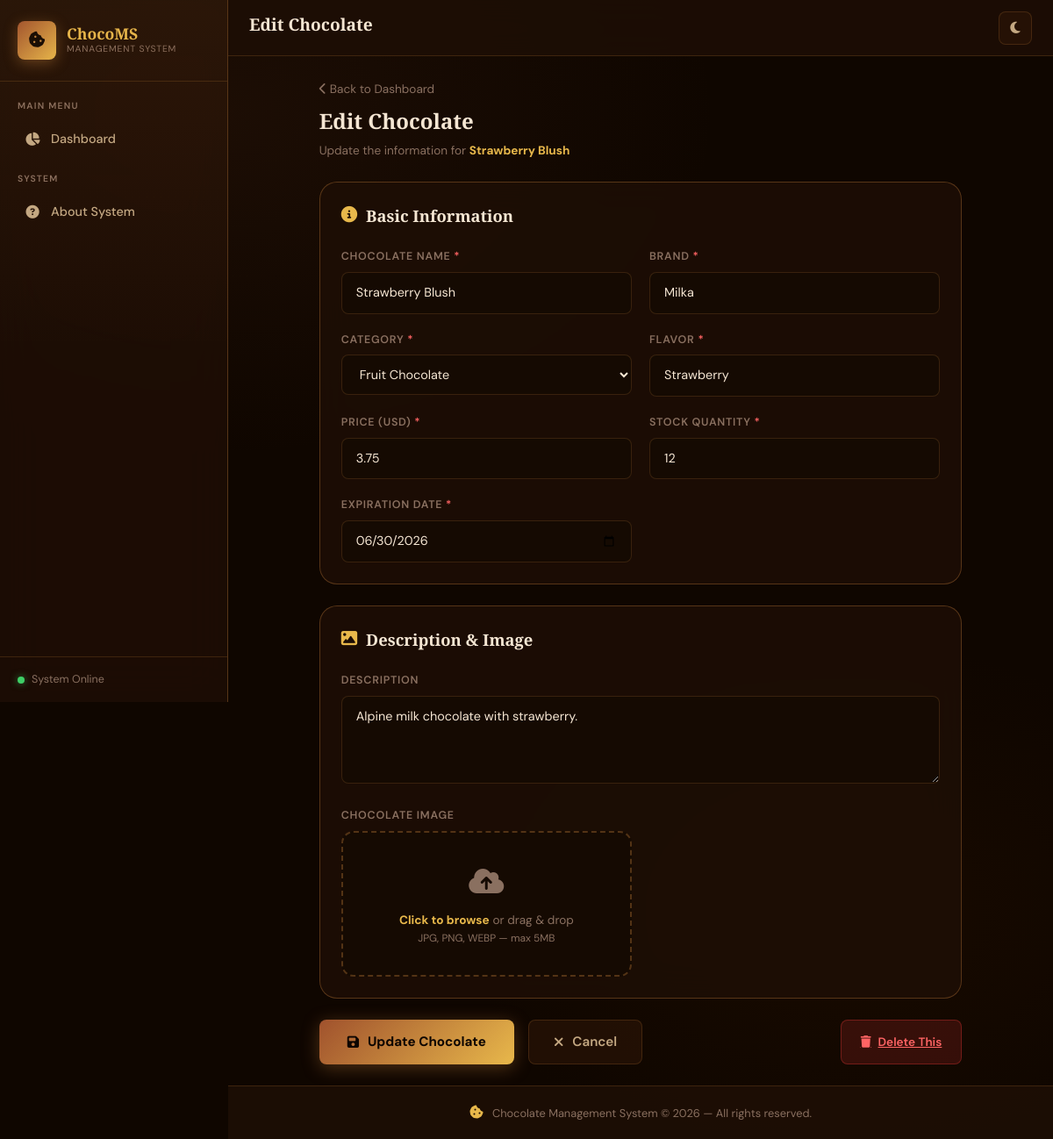
The page /edit.php?id=9 on the database its author committed.
### tables this page shows
CREATE TABLE `chocolates` (
    `id`              INT(11)        NOT NULL AUTO_INCREMENT,
    `name`            VARCHAR(150)   NOT NULL,
    `brand`           VARCHAR(100)   NOT NULL,
    `category`        VARCHAR(100)   NOT NULL,
    `flavor`          VARCHAR(100)   NOT NULL,
    `price`           DECIMAL(10,2)  NOT NULL DEFAULT 0.00,
    `quantity`        INT(11)        NOT NULL DEFAULT 0,
    `expiration_date` DATE           NOT NULL,
    `description`     TEXT,
    `image`           VARCHAR(255)   DEFAULT NULL,
    `date_added`      TIMESTAMP      NOT NULL DEFAULT CURRENT_TIMESTAMP,
    PRIMARY KEY (`id`)
);

### edit.php (the view, shortened to what this page needs)
<?php
require_once 'db.php';
$id = isset($_GET['id']) ? (int)$_GET['id'] : 0;
$stmt = $conn->prepare("SELECT * FROM chocolates WHERE id = ?");
$stmt->bind_param('i', $id);
$stmt->execute();
$result = $stmt->get_result();
$ch = $result->fetch_assoc();
require_once 'components/header.php';
?>
<div class="row justify-content-center">
    <div class="col-12 col-xl-10">
        <div class="d-flex align-items-center gap-3 mb-2">
            <a href="index.php" style="color:var(--text-muted);text-decoration:none;font-size:.85rem;">
                <i class="fa-solid fa-chevron-left"></i> Back to Dashboard
            </a>
        </div>
        <div class="section-heading">Edit Chocolate</div>
        <div class="section-sub">Update the information for <strong style="color:var(--gold)"><?= htmlspecialchars($ch['name']) ?></strong></div>
        <form method="POST" enctype="multipart/form-data" novalidate>
            <div class="glass-card">
                <div class="card-title mb-4"><i class="fa-solid fa-circle-info"></i> Basic Information</div>
                <div class="form-grid">
                    <div class="field-wrap">
                        <label class="field-label" for="name">Chocolate Name <span style="color:#ff6464">*</span></label>
                        <input type="text" id="name" name="name" class="field-input"
                               value="<?= htmlspecialchars($ch['name']) ?>" required>
                    </div>
                    <div class="field-wrap">
                        <label class="field-label" for="brand">Brand <span style="color:#ff6464">*</span></label>
                        <input type="text" id="brand" name="brand" class="field-input"
                               value="<?= htmlspecialchars($ch['brand']) ?>" required>
                    </div>
                    <div class="field-wrap">
                        <label class="field-label" for="category">Category <span style="color:#ff6464">*</span></label>
                        <select id="category" name="category" class="field-select">
                            <?php
                            $categories = ['Dark Chocolate','Milk Chocolate','White Chocolate','Praline',
                                           'Caramel Chocolate','Nut Chocolate','Fruit Chocolate','Mint Chocolate','Other'];
                            foreach ($categories as $c):
                                $sel = ($ch['category'] === $c) ? 'selected' : '';
                            ?>
                            <option value="<?= $c ?>" <?= $sel ?>><?= $c ?></option>
                            <?php endforeach; ?>
                        </select>
                    </div>
                    <div class="field-wrap">
                        <label class="field-label" for="flavor">Flavor <span style="color:#ff6464">*</span></label>
                        <input type="text" id="flavor" name="flavor" class="field-input"
                               value="<?= htmlspecialchars($ch['flavor']) ?>" required>
                    </div>
                    <div class="field-wrap">
                        <label class="field-label" for="price">Price (USD) <span style="color:#ff6464">*</span></label>
                        <input type="number" id="price" name="price" step="0.01" min="0" class="field-input"
                               value="<?= htmlspecialchars($ch['price']) ?>" required>
                    </div>
                    <div class="field-wrap">
                        <label class="field-label" for="quantity">Stock Quantity <span style="color:#ff6464">*</span></label>
                        <input type="number" id="quantity" name="quantity" min="0" class="field-input"
                               value="<?= htmlspecialchars($ch['quantity']) ?>" required>
                    </div>
                    <div class="field-wrap">
                        <label class="field-label" for="expiration_date">Expiration Date <span style="color:#ff6464">*</span></label>
                        <input type="date" id="expiration_date" name="expiration_date" class="field-input"
                               value="<?= htmlspecialchars($ch['expiration_date']) ?>" required>
                    </div>
                </div>
            </div>
            <div class="glass-card">
                <div class="card-title mb-4"><i class="fa-solid fa-image"></i> Description & Image</div>
                <div class="form-grid">
                    <div class="field-wrap" style="grid-column:1/-1">
                        <label class="field-label" for="description">Description</label>
                        <textarea id="description" name="description" class="field-textarea"><?= htmlspecialchars($ch['description'] ?? '') ?></textarea>
                    </div>
                    <div class="field-wrap">
                        <label class="field-label">Chocolate Image</label>
                        <div class="upload-zone">
                            <div class="upload-icon"><i class="fa-solid fa-cloud-arrow-up"></i></div>
                            <div class="upload-text"><strong>Click to browse</strong> or drag & drop<br><small>JPG, PNG, WEBP — max 5MB</small></div>
                        </div>
                    </div>
                </div>
            </div>
            <div class="d-flex gap-3 mb-4 flex-wrap">
                <button type="submit" class="btn-submit">
                    <i class="fa-solid fa-floppy-disk"></i> Update Chocolate
                </button>
                <a href="index.php" class="btn-cancel">
                    <i class="fa-solid fa-xmark"></i> Cancel
                </a>
                <a href="#" class="btn-danger ms-auto delete-btn"
                   data-href="delete.php?id=<?= $id ?>"
                   data-name="<?= htmlspecialchars($ch['name']) ?>">
                    <i class="fa-solid fa-trash"></i> Delete This
                </a>
            </div>
        </form>
    </div>
</div>
<?php require_once 'components/footer.php'; ?>

### rows shown on the page
chocolates: name "Strawberry Blush", brand "Milka", flavor "Strawberry", price "3.75", quantity "12", expiration_date "06/30/2026", description "Alpine milk chocolate with strawberry."

### other values the page prints
$pageTitle "Edit Chocolate"
form field category "Fruit Chocolate"
